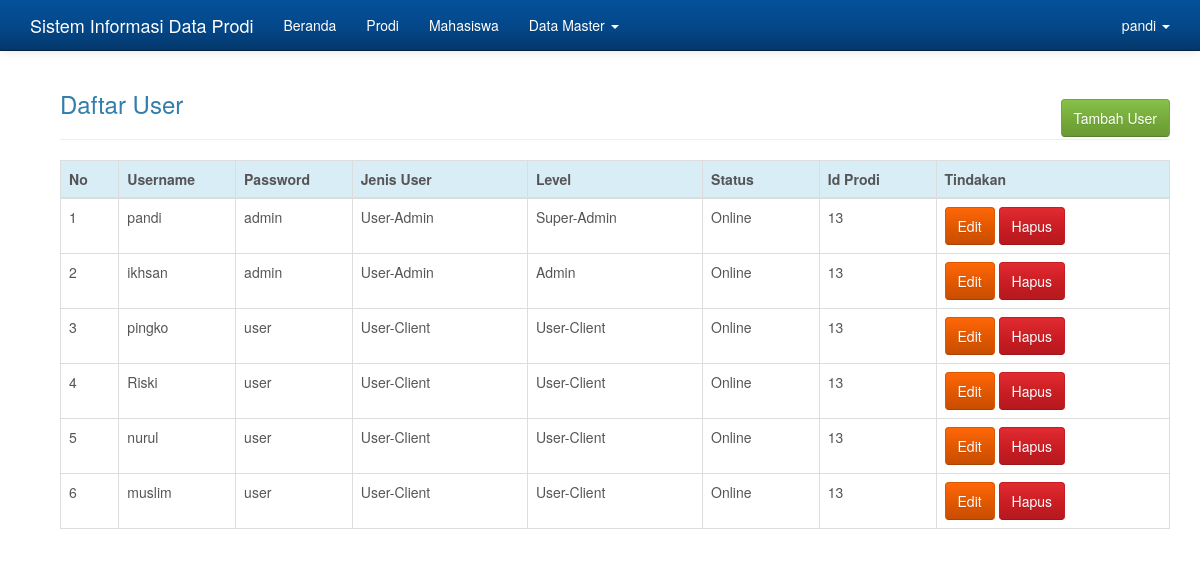
Screenshot of /admin/admin.php?hlm=user (signed in) with the database file from the repository.
### tables this page shows
CREATE TABLE `user` (
  `iduser` int(11) NOT NULL,
  `username` varchar(50) NOT NULL,
  `password` varchar(50) NOT NULL,
  `jenisuser` enum('0','1') NOT NULL,
  `level` enum('00','10','11') NOT NULL,
  `status` enum('F','T') NOT NULL,
  `idprodi` int(11) NOT NULL
);

### admin/user.php (the view)
<?php
if( empty( $_SESSION['iduser'] ) ){
	$_SESSION['err'] = '<strong>ERROR!</strong> Anda harus login terlebih dahulu.';
	header('Location: ./');
	die();
} else {
	if( isset( $_REQUEST['aksi'] )){
		$aksi = $_REQUEST['aksi'];
		switch($aksi){
			case 'baru':
				include 'user_baru.php';
				break;
			case 'edit':
				include 'user_edit.php';
				break;
			case 'hapus':
				include 'user_hapus.php';
				break;
		}
	} else {
		echo '
			<div class="container">
			<div class="col-md-12">
				<h3 style="margin-bottom: -20px;">Daftar User</h3>
					<a href="./admin.php?hlm=user&aksi=baru" class="btn btn-success btn-s pull-right">Tambah User</a>
				<br/><hr/>
				<table class="table table-bordered">
				 <thead>
				   <tr class="info">
					 <th width="5%">No</th>
					 <th width="10%">Username</th>
					 <th width="10%">Password</th>
					 <th width="15%">Jenis User</th>
					 <th width="15%">Level</th>
					 <th width="10%">Status</th>
					 <th width="10%">Id Prodi</th>
					 <th width="20%">Tindakan</th>
				   </tr>
				 </thead>
				 <tbody>';
		 	$sql = mysqli_query($koneksi, "SELECT * FROM user");
		 	if(mysqli_num_rows($sql) > 0){
		 		$no = 0;
				 while($row = mysqli_fetch_array($sql)){
	 				$no++;
	 			echo '
				   <tr>
					 <td>'.$no.'</td>
					 <td>'.$row['username'].'</td>
					 <td>'.$row['password'].'</td>
					 <td>';
					 if($row['jenisuser'] == '1'){
						 echo 'User-Admin';
					 } else if($row['level'] == '0') {
						 echo 'User-Client';
					 }
					 echo'</td>
					 <td>';
					 if($row['level'] == '00'){
						 echo 'User-Client';
					 } else if($row['level'] == '10') {
						 echo 'Super-Admin';
					 } else if($row['level'] == '11'){
					 	echo 'Admin';
					 }
					 echo'</td>
					 <td>';
					 if($row['status'] == 'F'){
						 echo 'Offline';
					 } else if($row['status'] == 'T') {
						 echo 'Online';
					 }
					 echo'</td>
					 <td>'.$row['idprodi'].'</td>
					 <td>
						<script type="text/javascript" language="JavaScript">
					  	function konfirmasi(){
						  	tanya = confirm("Anda yakin akan menghapus user ini?");
						  	if (tanya == true) return true;
						  	else return false;
						}
						</script>
					 <a href="?hlm=user&aksi=edit&iduser='.$row['iduser'].'" class="btn btn-warning btn-s">Edit</a>
					 <a href="?hlm=user&aksi=hapus&submit=yes&iduser='.$row['iduser'].'" onclick="return konfirmasi()" class="btn btn-danger btn-s">Hapus</a>
					 </td>';
				}
			} else {
				 echo '<td colspan="8"><center><p class="add">Tidak ada data untuk ditampilkan. <u><a href="?hlm=user&aksi=baru">Tambah user baru</a></u> </p></center></td></tr>';
			}
			echo '
			 	</tbody>
			</table>
			</div>
		</div>';
	}
}
?>

### admin/admin.php (style rules this page uses)
body { min-height: 200px; padding-top: 70px; }

### rows the page displays
user: username "pandi", password "admin", jenisuser "User-Admin", level "Super-Admin", status "Online", idprodi "13"
user: username "ikhsan", password "admin", jenisuser "User-Admin", level "Admin", status "Online", idprodi "13"
user: username "pingko", password "user", jenisuser "User-Client", level "User-Client", status "Online", idprodi "13"
user: username "Riski", password "user", jenisuser "User-Client", level "User-Client", status "Online", idprodi "13"
user: username "nurul", password "user", jenisuser "User-Client", level "User-Client", status "Online", idprodi "13"
user: username "muslim", password "user", jenisuser "User-Client", level "User-Client", status "Online", idprodi "13"

### other values shown
$_SESSION['username'] "pandi"
